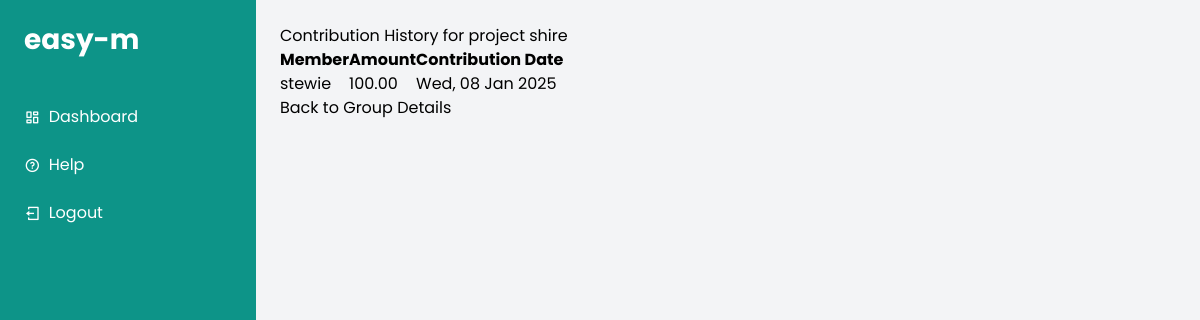
The page /group/1/history/ (signed in) on the database its author committed.
### contributions/models.py (models this page shows, shortened)
class Group(models.Model):
    name = models.CharField(max_length=100)
    members = models.ManyToManyField(User)
    weekly_contribution = models.DecimalField(max_digits=10, decimal_places=2)
    interest_rate = models.DecimalField(max_digits=5, decimal_places=2, default=25)
    admin = models.ForeignKey(User, on_delete=models.CASCADE, related_name='admin_groups')
    join_code = models.CharField(max_length=8, blank=True, null=True)
    created_at = models.DateTimeField(auto_now_add=True)
    cycle_length = models.PositiveIntegerField(default=7)  # Length of payout cycle in days

class Contribution(models.Model):
    member = models.ForeignKey(User, on_delete=models.CASCADE)
    group = models.ForeignKey(Group, on_delete=models.CASCADE)
    amount = models.DecimalField(max_digits=10, decimal_places=2)
    contribution_date = models.DateField(default=date.today)

### contributions/views.py (the view)
# urls.py: path('group/<int:group_id>/history/', views.contribution_history, name='contribution_history'),
@login_required
def contribution_history(request, group_id):
    group = get_object_or_404(Group, id=group_id)
    if request.user not in group.members.all():
        messages.error(request, "You are not authorized to view this group's history.")
        return redirect('dashboard')
    contributions = group.contribution_set.all().order_by('-contribution_date')  # Order by most recent
    return render(request, 'contributions/history.html', {
        'group': group,
        'contributions': contributions,
    })

### contributions/templates/contributions/history.html
{% extends 'contributions/base.html' %}
{% block content %}
<h1>Contribution History for {{ group.name }}</h1>
<table class="table table-striped">
    <thead>
        <tr>
            <th>Member</th>
            <th>Amount</th>
            <th>Contribution Date</th>
        </tr>
    </thead>
    <tbody>
        {% for contribution in contributions %}
            <tr>
                <td>{{ contribution.member.username }}</td>
                <td>{{ contribution.amount }}</td>
                <td>{{ contribution.contribution_date|date:"D, d M Y" }}</td>
            </tr>
        {% empty %}
            <tr>
                <td colspan="3">No contributions have been made yet.</td>
            </tr>
        {% endfor %}
    </tbody>
</table>
<a href="{% url 'group_detail' group.id %}" class="btn btn-secondary">Back to Group Details</a>
{% endblock %}

### contributions/static/css/style.css (style rules this page uses)
* { margin: 0; padding: 0; box-sizing: border-box; font-family: 'Poppins', sans-serif; list-style: none; text-decoration: none; }
body { background-color: #F7F7F7; }
:root { --teal-600: #4ABDAC; --charcoal: #333333; --coral: #FC4A1A; }

### rows shown on the page
Group: name "project shire"
Contribution: member.username "stewie", amount "100.00", contribution_date "Wed, 08 Jan 2025"
